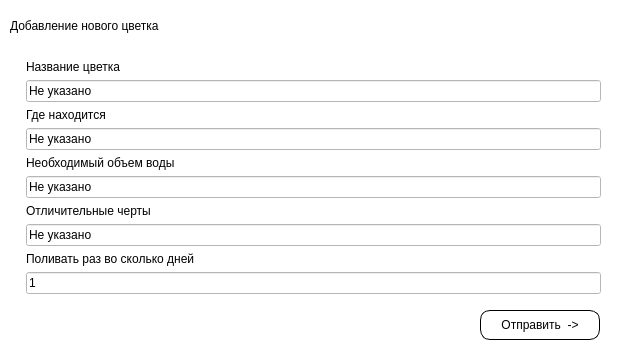
<?xml version="1.0" encoding="UTF-8"?>
<ui version="4.0">
 <class>Addd</class>
 <widget class="QWidget" name="Addd">
  <property name="geometry">
   <rect>
    <x>0</x>
    <y>0</y>
    <width>625</width>
    <height>353</height>
   </rect>
  </property>
  <property name="minimumSize">
   <size>
    <width>625</width>
    <height>353</height>
   </size>
  </property>
  <property name="maximumSize">
   <size>
    <width>625</width>
    <height>353</height>
   </size>
  </property>
  <property name="windowTitle">
   <string>Form</string>
  </property>
  <property name="styleSheet">
   <string notr="true">QWidget {
	
	background-color: rgb(255, 255, 255);
	color: black;
}

QFormLayout {
	border: 1px solid black;
}</string>
  </property>
  <widget class="QLabel" name="label">
   <property name="geometry">
    <rect>
     <x>10</x>
     <y>10</y>
     <width>211</width>
     <height>31</height>
    </rect>
   </property>
   <property name="styleSheet">
    <string notr="true">QLabel {
	
	font: 12pt &quot;MS Shell Dlg 2&quot;;
}</string>
   </property>
   <property name="text">
    <string>Добавление нового цветка</string>
   </property>
  </widget>
  <widget class="QWidget" name="formLayoutWidget">
   <property name="geometry">
    <rect>
     <x>20</x>
     <y>60</y>
     <width>581</width>
     <height>241</height>
    </rect>
   </property>
   <layout class="QFormLayout" name="formLayout">
    <item row="0" column="1">
     <widget class="QLabel" name="label_2">
      <property name="styleSheet">
       <string notr="true">QLabel {
	text-align: center;
}</string>
      </property>
      <property name="text">
       <string>Название цветка</string>
      </property>
     </widget>
    </item>
    <item row="1" column="1">
     <widget class="QLineEdit" name="lineEdit">
      <property name="text">
       <string>Не указано</string>
      </property>
     </widget>
    </item>
    <item row="2" column="1">
     <widget class="QLabel" name="label_3">
      <property name="styleSheet">
       <string notr="true">QLabel {
	text-align: center;
}</string>
      </property>
      <property name="text">
       <string>Где находится</string>
      </property>
     </widget>
    </item>
    <item row="3" column="1">
     <widget class="QLineEdit" name="lineEdit_2">
      <property name="text">
       <string>Не указано</string>
      </property>
     </widget>
    </item>
    <item row="5" column="1">
     <widget class="QLineEdit" name="lineEdit_3">
      <property name="text">
       <string>Не указано</string>
      </property>
     </widget>
    </item>
    <item row="6" column="1">
     <widget class="QLabel" name="label_5">
      <property name="styleSheet">
       <string notr="true">QLabel {
	text-align: center;
}</string>
      </property>
      <property name="text">
       <string>Отличительные черты</string>
      </property>
     </widget>
    </item>
    <item row="7" column="1">
     <widget class="QLineEdit" name="lineEdit_4">
      <property name="text">
       <string>Не указано</string>
      </property>
     </widget>
    </item>
    <item row="8" column="1">
     <widget class="QLabel" name="label_6">
      <property name="styleSheet">
       <string notr="true">QLabel {
	text-align: center;
}</string>
      </property>
      <property name="text">
       <string>Поливать раз во сколько дней</string>
      </property>
     </widget>
    </item>
    <item row="9" column="1">
     <widget class="QLineEdit" name="lineEdit_5">
      <property name="styleSheet">
       <string notr="true"/>
      </property>
      <property name="text">
       <string>1</string>
      </property>
     </widget>
    </item>
    <item row="4" column="1">
     <widget class="QLabel" name="label_4">
      <property name="styleSheet">
       <string notr="true">QLabel {
	text-align: center;
}</string>
      </property>
      <property name="text">
       <string>Необходимый объем воды</string>
      </property>
     </widget>
    </item>
   </layout>
  </widget>
  <widget class="QPushButton" name="dobavit">
   <property name="geometry">
    <rect>
     <x>480</x>
     <y>310</y>
     <width>120</width>
     <height>30</height>
    </rect>
   </property>
   <property name="styleSheet">
    <string notr="true">QPushButton:hover {
	background-color: rgb(187, 142, 255);
	transition: 0.5s;
}
QPushButton {
	border: 1px solid black;
    border-radius:  10px;
	transition: 0.5s;
}</string>
   </property>
   <property name="text">
    <string>Отправить  -&gt;</string>
   </property>
  </widget>
  <widget class="QLabel" name="error">
   <property name="geometry">
    <rect>
     <x>250</x>
     <y>20</y>
     <width>360</width>
     <height>13</height>
    </rect>
   </property>
   <property name="styleSheet">
    <string notr="true">QLabel {	
	font: 12зч &quot;MS Shell Dlg 2&quot;;
	color: rgb(240, 41, 41);
}</string>
   </property>
   <property name="text">
    <string/>
   </property>
  </widget>
 </widget>
 <resources/>
 <connections/>
</ui>
